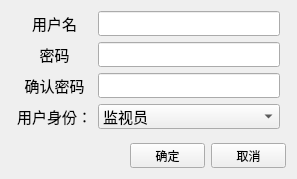
<?xml version="1.0" encoding="UTF-8"?>
<ui version="4.0">
 <class>UserRegisterWidget</class>
 <widget class="QWidget" name="UserRegisterWidget">
  <property name="geometry">
   <rect>
    <x>0</x>
    <y>0</y>
    <width>297</width>
    <height>179</height>
   </rect>
  </property>
  <property name="windowTitle">
   <string>Form</string>
  </property>
  <layout class="QVBoxLayout" name="verticalLayout">
   <item>
    <layout class="QHBoxLayout" name="horizontalLayout_2">
     <item>
      <spacer name="horizontalSpacer_2">
       <property name="orientation">
        <enum>Qt::Horizontal</enum>
       </property>
       <property name="sizeHint" stdset="0">
        <size>
         <width>40</width>
         <height>20</height>
        </size>
       </property>
      </spacer>
     </item>
     <item>
      <layout class="QGridLayout" name="gridLayout">
       <item row="0" column="0">
        <widget class="QLabel" name="lsStarttimeLabel">
         <property name="sizePolicy">
          <sizepolicy hsizetype="Preferred" vsizetype="Preferred">
           <horstretch>0</horstretch>
           <verstretch>0</verstretch>
          </sizepolicy>
         </property>
         <property name="font">
          <font>
           <pointsize>11</pointsize>
          </font>
         </property>
         <property name="text">
          <string>用户名</string>
         </property>
         <property name="alignment">
          <set>Qt::AlignCenter</set>
         </property>
        </widget>
       </item>
       <item row="1" column="0">
        <widget class="QLabel" name="lsEndtimeLabel">
         <property name="sizePolicy">
          <sizepolicy hsizetype="Preferred" vsizetype="Preferred">
           <horstretch>0</horstretch>
           <verstretch>0</verstretch>
          </sizepolicy>
         </property>
         <property name="font">
          <font>
           <pointsize>11</pointsize>
          </font>
         </property>
         <property name="text">
          <string>密码</string>
         </property>
         <property name="alignment">
          <set>Qt::AlignCenter</set>
         </property>
        </widget>
       </item>
       <item row="1" column="1">
        <widget class="QLineEdit" name="passWordEdit">
         <property name="sizePolicy">
          <sizepolicy hsizetype="Fixed" vsizetype="Fixed">
           <horstretch>0</horstretch>
           <verstretch>0</verstretch>
          </sizepolicy>
         </property>
         <property name="minimumSize">
          <size>
           <width>182</width>
           <height>25</height>
          </size>
         </property>
         <property name="maximumSize">
          <size>
           <width>182</width>
           <height>25</height>
          </size>
         </property>
         <property name="maxLength">
          <number>20</number>
         </property>
         <property name="placeholderText">
          <string/>
         </property>
        </widget>
       </item>
       <item row="3" column="0">
        <widget class="QLabel" name="lsLevelLabel">
         <property name="sizePolicy">
          <sizepolicy hsizetype="Preferred" vsizetype="Preferred">
           <horstretch>0</horstretch>
           <verstretch>0</verstretch>
          </sizepolicy>
         </property>
         <property name="font">
          <font>
           <pointsize>11</pointsize>
          </font>
         </property>
         <property name="text">
          <string>用户身份：</string>
         </property>
         <property name="alignment">
          <set>Qt::AlignCenter</set>
         </property>
        </widget>
       </item>
       <item row="3" column="1">
        <widget class="QComboBox" name="userIdentityBox">
         <property name="sizePolicy">
          <sizepolicy hsizetype="Fixed" vsizetype="Fixed">
           <horstretch>0</horstretch>
           <verstretch>0</verstretch>
          </sizepolicy>
         </property>
         <property name="minimumSize">
          <size>
           <width>182</width>
           <height>25</height>
          </size>
         </property>
         <property name="maximumSize">
          <size>
           <width>182</width>
           <height>25</height>
          </size>
         </property>
         <property name="font">
          <font>
           <pointsize>11</pointsize>
          </font>
         </property>
         <item>
          <property name="text">
           <string>监视员</string>
          </property>
         </item>
         <item>
          <property name="text">
           <string>操作员</string>
          </property>
         </item>
         <item>
          <property name="text">
           <string>管理员</string>
          </property>
         </item>
        </widget>
       </item>
       <item row="0" column="1">
        <widget class="QLineEdit" name="userNameEdit">
         <property name="sizePolicy">
          <sizepolicy hsizetype="Fixed" vsizetype="Fixed">
           <horstretch>0</horstretch>
           <verstretch>0</verstretch>
          </sizepolicy>
         </property>
         <property name="minimumSize">
          <size>
           <width>182</width>
           <height>25</height>
          </size>
         </property>
         <property name="maximumSize">
          <size>
           <width>182</width>
           <height>25</height>
          </size>
         </property>
         <property name="maxLength">
          <number>10</number>
         </property>
         <property name="placeholderText">
          <string/>
         </property>
        </widget>
       </item>
       <item row="2" column="0">
        <widget class="QLabel" name="lsEndtimeLabel_2">
         <property name="sizePolicy">
          <sizepolicy hsizetype="Preferred" vsizetype="Preferred">
           <horstretch>0</horstretch>
           <verstretch>0</verstretch>
          </sizepolicy>
         </property>
         <property name="font">
          <font>
           <pointsize>11</pointsize>
          </font>
         </property>
         <property name="text">
          <string>确认密码</string>
         </property>
         <property name="alignment">
          <set>Qt::AlignCenter</set>
         </property>
        </widget>
       </item>
       <item row="2" column="1">
        <widget class="QLineEdit" name="confirmPassWordEdit">
         <property name="sizePolicy">
          <sizepolicy hsizetype="Fixed" vsizetype="Fixed">
           <horstretch>0</horstretch>
           <verstretch>0</verstretch>
          </sizepolicy>
         </property>
         <property name="minimumSize">
          <size>
           <width>182</width>
           <height>25</height>
          </size>
         </property>
         <property name="maximumSize">
          <size>
           <width>182</width>
           <height>25</height>
          </size>
         </property>
         <property name="maxLength">
          <number>20</number>
         </property>
         <property name="placeholderText">
          <string/>
         </property>
        </widget>
       </item>
      </layout>
     </item>
     <item>
      <spacer name="horizontalSpacer_3">
       <property name="orientation">
        <enum>Qt::Horizontal</enum>
       </property>
       <property name="sizeHint" stdset="0">
        <size>
         <width>40</width>
         <height>20</height>
        </size>
       </property>
      </spacer>
     </item>
    </layout>
   </item>
   <item>
    <spacer name="verticalSpacer">
     <property name="orientation">
      <enum>Qt::Vertical</enum>
     </property>
     <property name="sizeHint" stdset="0">
      <size>
       <width>20</width>
       <height>40</height>
      </size>
     </property>
    </spacer>
   </item>
   <item>
    <layout class="QHBoxLayout" name="horizontalLayout">
     <item>
      <spacer name="horizontalSpacer">
       <property name="orientation">
        <enum>Qt::Horizontal</enum>
       </property>
       <property name="sizeHint" stdset="0">
        <size>
         <width>40</width>
         <height>20</height>
        </size>
       </property>
      </spacer>
     </item>
     <item>
      <widget class="QPushButton" name="confirmBtn">
       <property name="sizePolicy">
        <sizepolicy hsizetype="Fixed" vsizetype="Fixed">
         <horstretch>0</horstretch>
         <verstretch>0</verstretch>
        </sizepolicy>
       </property>
       <property name="minimumSize">
        <size>
         <width>75</width>
         <height>25</height>
        </size>
       </property>
       <property name="maximumSize">
        <size>
         <width>75</width>
         <height>25</height>
        </size>
       </property>
       <property name="text">
        <string>确定</string>
       </property>
      </widget>
     </item>
     <item>
      <widget class="QPushButton" name="cancleBtn">
       <property name="sizePolicy">
        <sizepolicy hsizetype="Fixed" vsizetype="Fixed">
         <horstretch>0</horstretch>
         <verstretch>0</verstretch>
        </sizepolicy>
       </property>
       <property name="minimumSize">
        <size>
         <width>75</width>
         <height>25</height>
        </size>
       </property>
       <property name="maximumSize">
        <size>
         <width>75</width>
         <height>25</height>
        </size>
       </property>
       <property name="text">
        <string>取消</string>
       </property>
      </widget>
     </item>
    </layout>
   </item>
  </layout>
 </widget>
 <resources/>
 <connections/>
</ui>
